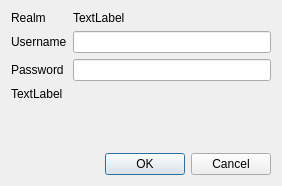
<?xml version="1.0" encoding="UTF-8"?>
<ui version="4.0">
 <class>QgsCredentialDialog</class>
 <widget class="QDialog" name="QgsCredentialDialog">
  <property name="geometry">
   <rect>
    <x>0</x>
    <y>0</y>
    <width>282</width>
    <height>186</height>
   </rect>
  </property>
  <property name="windowTitle">
   <string>Enter Credentials</string>
  </property>
  <layout class="QFormLayout" name="formLayout">
   <property name="fieldGrowthPolicy">
    <enum>QFormLayout::ExpandingFieldsGrow</enum>
   </property>
   <item row="1" column="0" colspan="2">
    <widget class="QStackedWidget" name="stackedWidget">
     <property name="currentIndex">
      <number>0</number>
     </property>
     <widget class="QWidget" name="page">
      <layout class="QFormLayout" name="formLayout_2">
       <property name="fieldGrowthPolicy">
        <enum>QFormLayout::ExpandingFieldsGrow</enum>
       </property>
       <property name="leftMargin">
        <number>0</number>
       </property>
       <property name="topMargin">
        <number>0</number>
       </property>
       <property name="rightMargin">
        <number>0</number>
       </property>
       <property name="bottomMargin">
        <number>0</number>
       </property>
       <item row="0" column="0">
        <widget class="QLabel" name="label_3">
         <property name="text">
          <string>Realm</string>
         </property>
        </widget>
       </item>
       <item row="0" column="1">
        <widget class="QLabel" name="labelRealm">
         <property name="text">
          <string>TextLabel</string>
         </property>
        </widget>
       </item>
       <item row="1" column="0">
        <widget class="QLabel" name="label">
         <property name="text">
          <string>Username</string>
         </property>
        </widget>
       </item>
       <item row="1" column="1">
        <widget class="QLineEdit" name="leUsername"/>
       </item>
       <item row="2" column="0">
        <widget class="QLabel" name="label_2">
         <property name="text">
          <string>Password</string>
         </property>
        </widget>
       </item>
       <item row="2" column="1">
        <widget class="QLineEdit" name="lePassword">
         <property name="echoMode">
          <enum>QLineEdit::Password</enum>
         </property>
        </widget>
       </item>
       <item row="3" column="0" colspan="2">
        <widget class="QLabel" name="labelMessage">
         <property name="text">
          <string>TextLabel</string>
         </property>
        </widget>
       </item>
      </layout>
     </widget>
     <widget class="QWidget" name="page_2">
      <layout class="QVBoxLayout" name="verticalLayout">
       <property name="leftMargin">
        <number>0</number>
       </property>
       <property name="topMargin">
        <number>0</number>
       </property>
       <property name="rightMargin">
        <number>0</number>
       </property>
       <property name="bottomMargin">
        <number>0</number>
       </property>
       <item>
        <widget class="QLabel" name="label_6">
         <property name="font">
          <font>
           <weight>75</weight>
           <italic>false</italic>
           <bold>true</bold>
          </font>
         </property>
         <property name="text">
          <string>Enter master authentication password</string>
         </property>
        </widget>
       </item>
       <item>
        <layout class="QHBoxLayout" name="horizontalLayout">
         <item>
          <widget class="QLineEdit" name="leMasterPass"/>
         </item>
         <item>
          <widget class="QCheckBox" name="chkMasterPassShow">
           <property name="sizePolicy">
            <sizepolicy hsizetype="Maximum" vsizetype="Fixed">
             <horstretch>0</horstretch>
             <verstretch>0</verstretch>
            </sizepolicy>
           </property>
           <property name="text">
            <string>Show</string>
           </property>
          </widget>
         </item>
        </layout>
       </item>
       <item>
        <widget class="QLabel" name="label_5">
         <property name="text">
          <string>Will set password if not yet set</string>
         </property>
        </widget>
       </item>
       <item>
        <widget class="QLabel" name="label_4">
         <property name="font">
          <font>
           <italic>true</italic>
          </font>
         </property>
         <property name="styleSheet">
          <string notr="true">QLabel { color: rgb(128, 128, 128); }</string>
         </property>
         <property name="text">
          <string>Saved for session, until app is quit</string>
         </property>
        </widget>
       </item>
      </layout>
     </widget>
    </widget>
   </item>
   <item row="3" column="0" colspan="2">
    <widget class="QDialogButtonBox" name="buttonBox">
     <property name="orientation">
      <enum>Qt::Horizontal</enum>
     </property>
     <property name="standardButtons">
      <set>QDialogButtonBox::Cancel|QDialogButtonBox::Ok</set>
     </property>
    </widget>
   </item>
  </layout>
 </widget>
 <resources/>
 <connections>
  <connection>
   <sender>buttonBox</sender>
   <signal>accepted()</signal>
   <receiver>QgsCredentialDialog</receiver>
   <slot>accept()</slot>
   <hints>
    <hint type="sourcelabel">
     <x>248</x>
     <y>254</y>
    </hint>
    <hint type="destinationlabel">
     <x>157</x>
     <y>274</y>
    </hint>
   </hints>
  </connection>
  <connection>
   <sender>buttonBox</sender>
   <signal>rejected()</signal>
   <receiver>QgsCredentialDialog</receiver>
   <slot>reject()</slot>
   <hints>
    <hint type="sourcelabel">
     <x>316</x>
     <y>260</y>
    </hint>
    <hint type="destinationlabel">
     <x>286</x>
     <y>274</y>
    </hint>
   </hints>
  </connection>
 </connections>
</ui>
